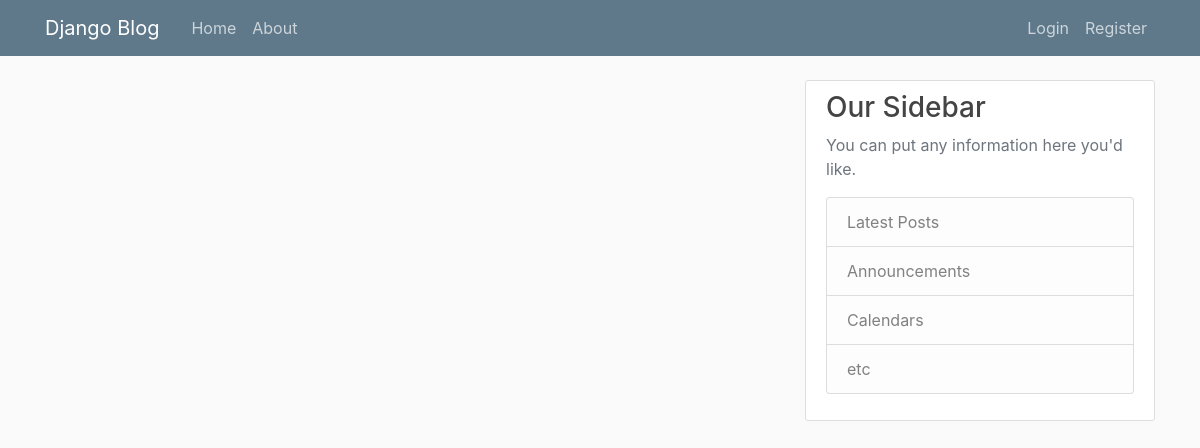
The app's page /, older data.
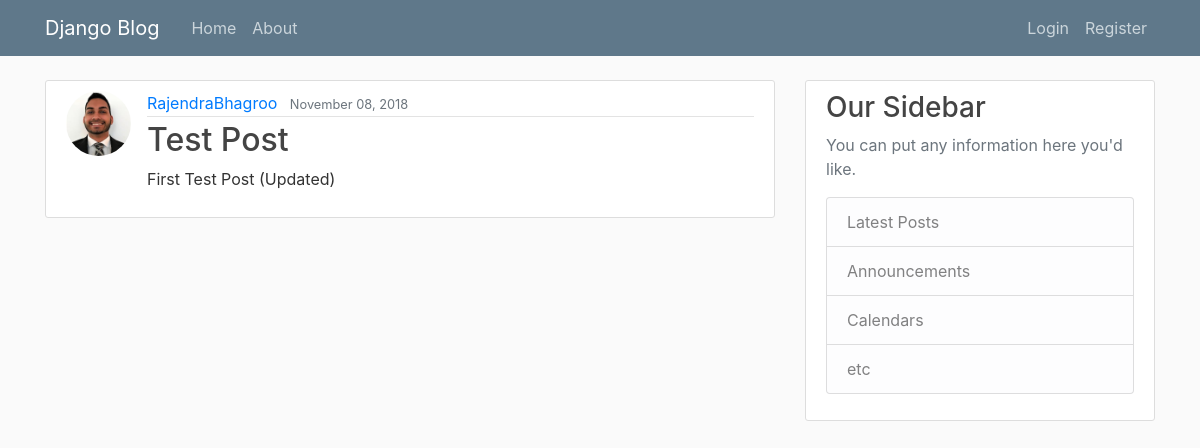
The same page, newer data.
### blog/models.py (models this page shows, shortened)
class Post(models.Model):
    title = models.CharField(max_length=100)
    content = models.TextField()
    date_posted = models.DateTimeField(default=timezone.now)
    author = models.ForeignKey(User, on_delete=models.CASCADE)

### users/models.py (models this page shows, shortened)
class Profile(models.Model):
    user = models.OneToOneField(User, on_delete=models.CASCADE)
    image = models.ImageField(default='default.jpg', upload_to='profile_pics')

### blog/views.py (the view)
# urls.py: path('', PostListView.as_view(), name='blog-home'),
class PostListView(ListView):
    model = Post
    template_name = 'blog/home.html'  # <app>/<model>_<viewtype>.html
    context_object_name = 'posts'
    ordering = ['-date_posted']
    paginate_by = 5

### blog/templates/blog/home.html (shortened to what this page needs)
{% extends "blog/base.html" %}
{% block content %}
    {% for post in posts %}
        <article class="media content-section">
          <img class="rounded-circle article-img" src="{{ post.author.profile.image.url }}">
          <div class="media-body">
            <div class="article-metadata">
              <a class="mr-2" href="{% url 'user-posts' post.author.username %}">{{ post.author }}</a>
              <small class="text-muted">{{ post.date_posted|date:"F d, Y" }}</small>
            </div>
            <h2><a class="article-title" href="{% url 'post-detail' post.id %}">{{ post.title }}</a></h2>
            <p class="article-content">{{ post.content }}</p>
          </div>
        </article>
    {% endfor %}
{% endblock content %}

Row changes from the older to the newer data that the page shows:
added Post: author.profile.image (picture), author "RajendraBhagroo", date_posted "November 08, 2018", title "Test Post", content "First Test Post (Updated)"
